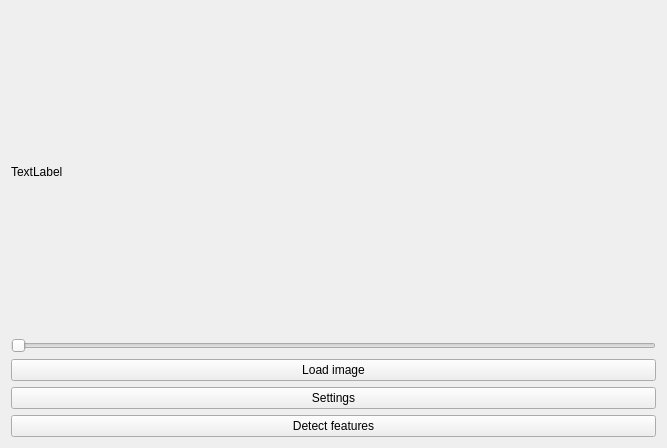
<?xml version="1.0" encoding="UTF-8"?>
<ui version="4.0">
 <class>MainWindow</class>
 <widget class="QMainWindow" name="MainWindow">
  <property name="geometry">
   <rect>
    <x>0</x>
    <y>0</y>
    <width>667</width>
    <height>448</height>
   </rect>
  </property>
  <property name="windowTitle">
   <string>MainWindow</string>
  </property>
  <widget class="QWidget" name="centralWidget">
   <layout class="QVBoxLayout" name="verticalLayout">
    <item>
     <widget class="QLabel" name="lblImage">
      <property name="sizePolicy">
       <sizepolicy hsizetype="Preferred" vsizetype="Preferred">
        <horstretch>0</horstretch>
        <verstretch>0</verstretch>
       </sizepolicy>
      </property>
      <property name="text">
       <string>TextLabel</string>
      </property>
     </widget>
    </item>
    <item>
     <widget class="QSlider" name="sldCurrentImage">
      <property name="orientation">
       <enum>Qt::Horizontal</enum>
      </property>
     </widget>
    </item>
    <item>
     <widget class="QPushButton" name="btnLoadImage">
      <property name="text">
       <string>Load image</string>
      </property>
     </widget>
    </item>
    <item>
     <widget class="QPushButton" name="btnSettings">
      <property name="text">
       <string>Settings</string>
      </property>
     </widget>
    </item>
    <item>
     <widget class="QPushButton" name="btnDetectFeatures">
      <property name="text">
       <string>Detect features</string>
      </property>
     </widget>
    </item>
   </layout>
  </widget>
  <widget class="QMenuBar" name="menuBar">
   <property name="geometry">
    <rect>
     <x>0</x>
     <y>0</y>
     <width>667</width>
     <height>21</height>
    </rect>
   </property>
  </widget>
 </widget>
 <layoutdefault spacing="6" margin="11"/>
 <resources/>
 <connections/>
</ui>
